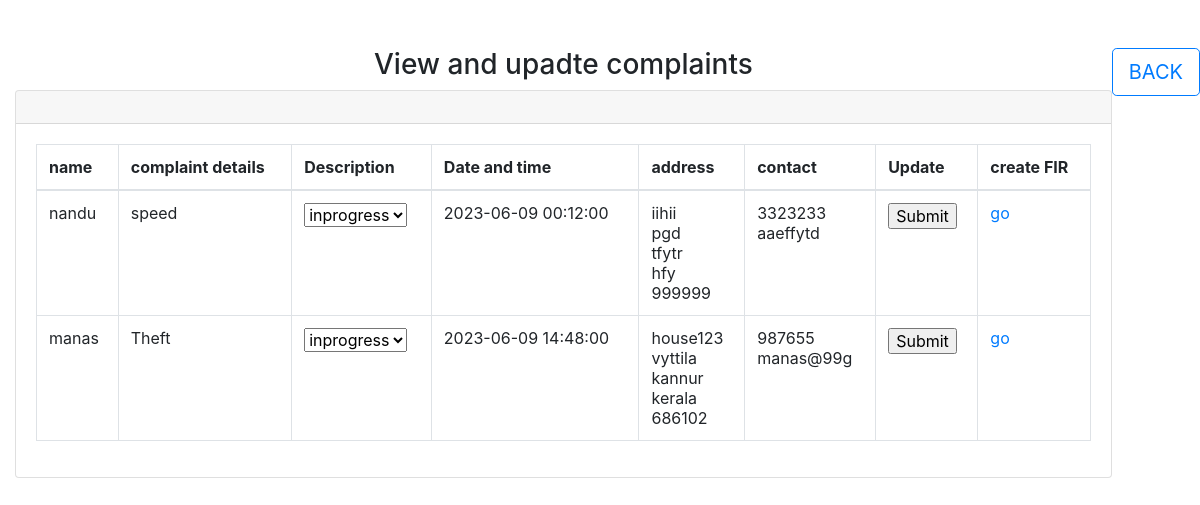
Page /offviewandupdatecomplaint.php on the committed database.
### tables this page shows
CREATE TABLE `users` (
  `userid` int(11) NOT NULL,
  `name` varchar(30) NOT NULL,
  `validid` varchar(50) NOT NULL,
  `mobileno` int(12) NOT NULL,
  `email` varchar(50) NOT NULL,
  `housename` varchar(50) NOT NULL,
  `pin` int(11) NOT NULL,
  `place` varchar(50) NOT NULL,
  `district` varchar(50) NOT NULL,
  `state` varchar(50) NOT NULL,
  `password` varchar(50) NOT NULL
);

CREATE TABLE `complaint` (
  `complaintno` int(11) NOT NULL,
  `complaint_details` varchar(500) NOT NULL,
  `date` date NOT NULL,
  `time` time NOT NULL,
  `status` varchar(100) NOT NULL,
  `status_description` varchar(1000) NOT NULL,
  `complainant_id` int(100) NOT NULL
);

### offviewandupdatecomplaint.php (the view, shortened to what this page needs)
<?php include "header.php";?>
<?php include "database.php";?>
<html>
    <body style="background: url(https://media.istockphoto.com/id/1007122208/vector/grey-and-white-geometric-triangles-backgorund.jpg?s=612x612&w=0&k=20&c=Qk4uuwQUj4ElhWZ-E1qfnHIezG2ljxc2uAjtgEZxYWs=)">
        <button type="button" style="float:right" class="btn btn-outline-primary btn-lg"><a href="officialspage.php">BACK</a></button>
<div class="container-fluid mt-5">
    <h1 class="h3 mb-2 text-gray-800" align=center>View and upadte complaints</h1>
    <div class="card shadow mb-4">
        <div class="card-header py-3">
        </div> <div class="card-body">
        <div class="table-responsive">
            <table class="table table-bordered" id="dataTable" width="100%" cellspacing="0">
                <thead> <tr><th> name</th><th>complaint details</th> <th>Description</th> <th>Date and time</th><th>address</th><th>contact</th><th>Update</th>  <th>create FIR</th> </tr> </thead>
                <tbody>
                    <?php
                    $complaints=mysqli_query($conn,"SELECT * from complaint  where  status='N'");
                    while($row=mysqli_fetch_assoc($complaints)){
                    echo "<tr>";
                        $cid=$row['complainant_id'];
                         $user=mysqli_query($conn,"SELECT * from users  where  userid='$cid'");
                        echo "<form method='GET' > ";
                    while($rows=mysqli_fetch_assoc($user))
                    {
                        echo"<td>".$rows['name']."</td>";
                        echo"<td>".$row['complaint_details']."</td>";
                        echo"<td><select value='".$row['status_description']."' name='description' >
    <option value='inprogress' hidden>inprogress</option>
    <option value='inprogress'>inprogress</option>
    <option value='fir created'>fir created</option>
</select></td>";
                        echo"<td>".$row['date']." ".$row['time']."</td>";
                        echo"<td>".$rows['housename']."<br>".$rows['place']."<br>".$rows['district']."<br>".$rows['state']."<br>".$rows['pin']."</td>";
                         echo"<td>".$rows['mobileno']."<br>".$rows['email']."</td>";
                        echo "<td><input type='submit' name='submit'></td>";
                        echo"<td> <a href='createFIR.php?id=$cid&coid=".$row['complaintno']."'>go</a> </td>";
                        echo "</tr>";
                    }}
                    ?>
                </tbody>
            </table>
        </div>
        </div>
    </div>
</div>
    </body>
</html>

### rows in the picture
complaint: complaint_details "speed", date "2023-06-09", time "00:12:00"
users: name "nandu", housename "iihii", place "pgd", district "tfytr", state "hfy", pin "999999", mobileno "3323233", email "aaeffytd"
complaint: complaint_details "Theft", date "2023-06-09", time "14:48:00"
users: name "manas", housename "house123", place "vyttila", district "kannur", state "kerala", pin "686102", mobileno "987655", email "manas@99g"
